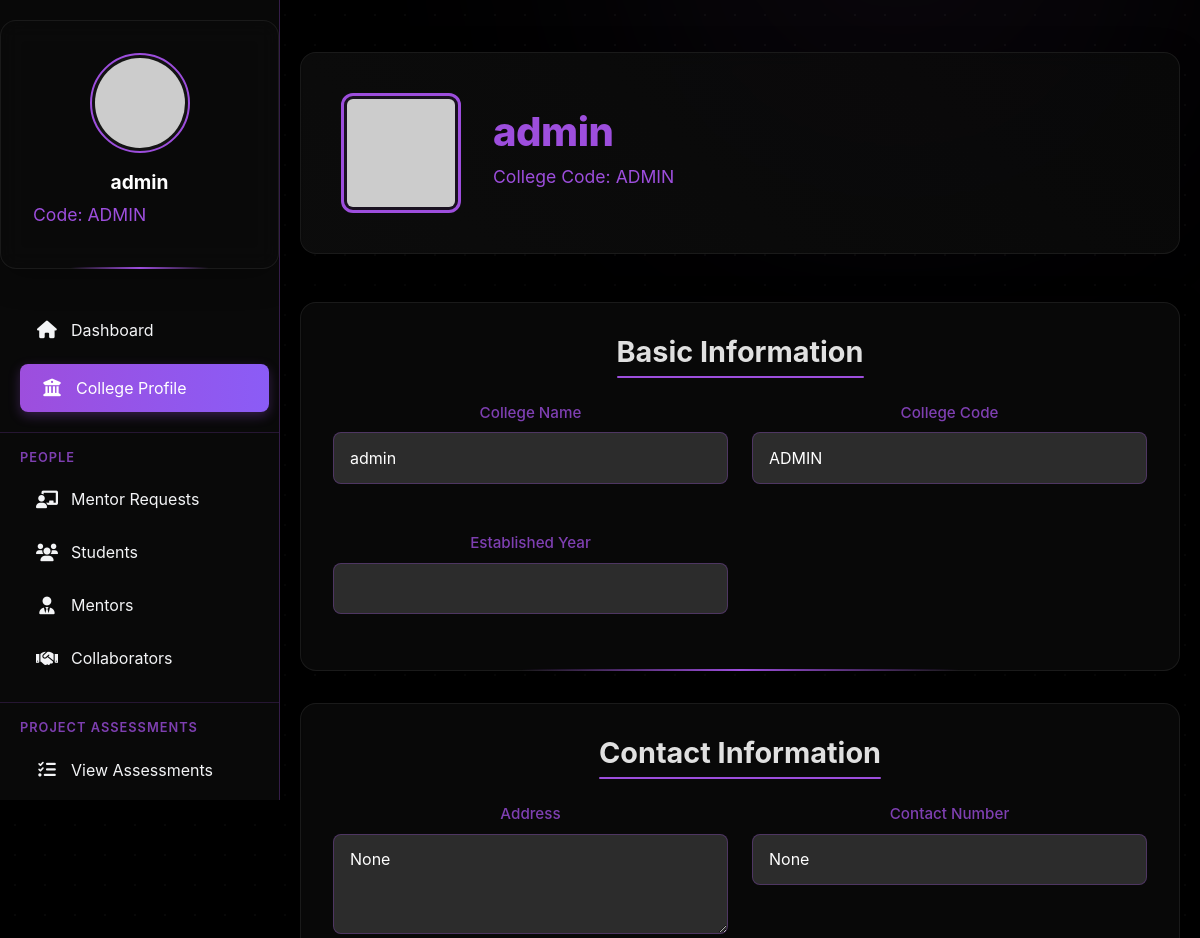
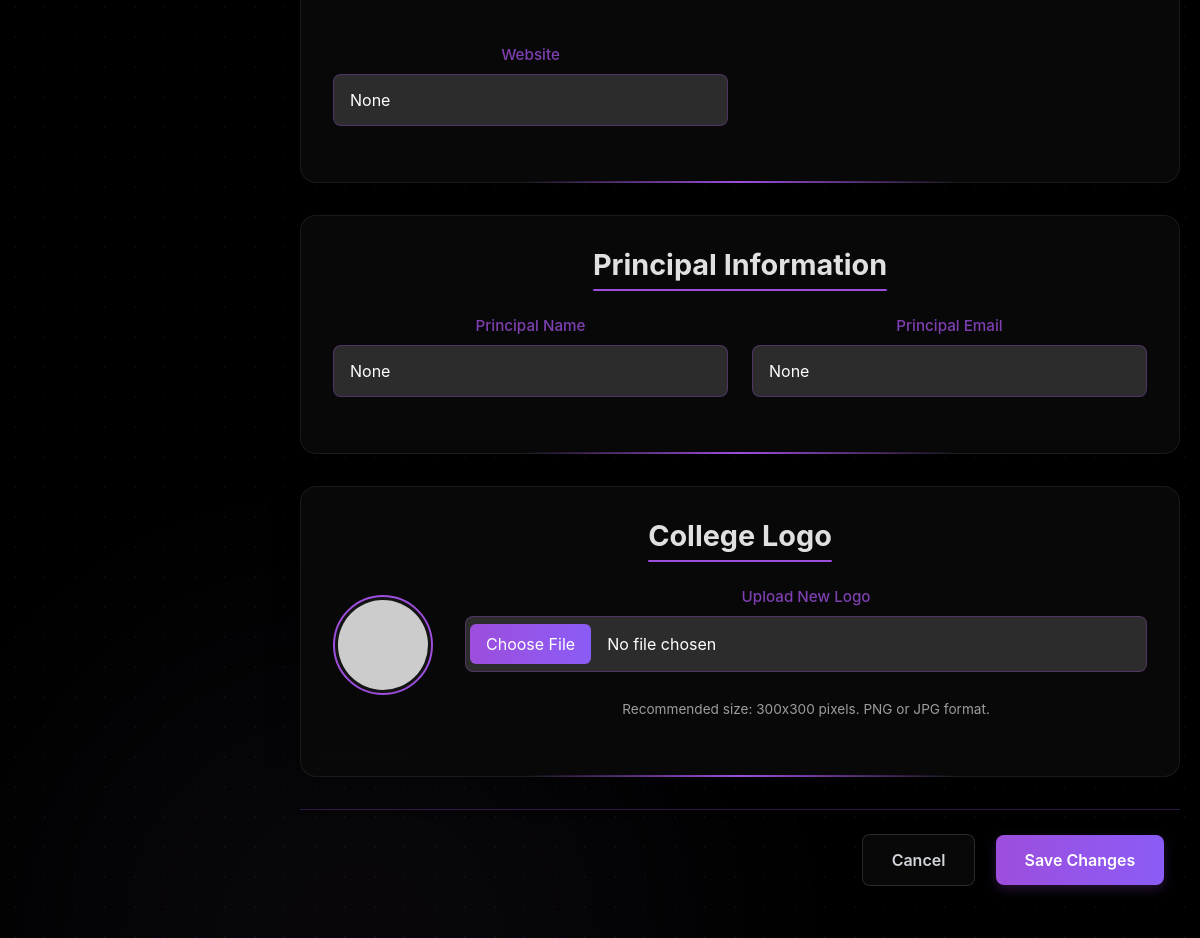
Screenshot of /college/profile/ (signed in) with the database file from the repository (2 pictures, top to bottom).
### college/models.py (models this page shows, shortened)
class CollegeProfile(models.Model):
    user = models.OneToOneField(User, on_delete=models.CASCADE)
    college_name = models.CharField(max_length=200, blank=True, null=True)
    college_code = models.CharField(max_length=50, blank=True, null=True)
    address = models.TextField(blank=True, null=True)
    contact_number = models.CharField(max_length=20, blank=True, null=True)
    website = models.URLField(blank=True, null=True)
    established_year = models.IntegerField(blank=True, null=True)
    principal_name = models.CharField(max_length=100, blank=True, null=True)
    principal_email = models.EmailField(blank=True, null=True)
    total_students = models.IntegerField(default=0)
    total_faculty = models.IntegerField(default=0)
    created_at = models.DateTimeField(auto_now_add=True)
    updated_at = models.DateTimeField(auto_now=True)

### college/views.py (the view, shortened to what this page needs)
# urls.py: path('profile/', views.college_profile, name='college_profile'),
@login_required
def college_profile(request):
    profile = CollegeProfile.objects.get(user=request.user)
    return render(request, 'college_profile.html', {'profile': profile})

### college/templates/college_profile.html (shortened to what this page needs)
{% extends 'college/base.html' %}
{% block content %}
<div class="profile-container">
    <div class="welcome-section">
        <img src="https://via.placeholder.com/120" alt="College Logo" class="college-logo" id="currentLogo">
        <div class="college-info">
            <h1><span>{{ profile.college_name }}</span></h1>
            <div class="college-code">College Code: {{ profile.college_code }}</div>
        </div>
    </div>
    <form method="POST" enctype="multipart/form-data">
        <div class="profile-section">
            <h2 class="section-title">Basic Information</h2>
            <div class="info-grid">
                <div class="form-group">
                    <label for="college_name" class="form-label">College Name</label>
                    <input type="text" id="college_name" name="college_name" class="form-control"
                           value="{{ profile.college_name }}" required>
                </div>
                <div class="form-group">
                    <label for="college_code" class="form-label">College Code</label>
                    <input type="text" id="college_code" name="college_code" class="form-control"
                           value="{{ profile.college_code }}" required>
                </div>
                <div class="form-group">
                    <label for="established_year" class="form-label">Established Year</label>
                    <input type="number" id="established_year" name="established_year" class="form-control"
                           value="{{ profile.established_year }}">
                </div>
            </div>
        </div>
        <div class="profile-section">
            <h2 class="section-title">Contact Information</h2>
            <div class="info-grid">
                <div class="form-group">
                    <label for="address" class="form-label">Address</label>
                    <textarea id="address" name="address" class="form-control"
                              rows="3">{{ profile.address }}</textarea>
                </div>
                <div class="form-group">
                    <label for="contact_number" class="form-label">Contact Number</label>
                    <input type="tel" id="contact_number" name="contact_number" class="form-control"
                           value="{{ profile.contact_number }}">
                </div>
                <div class="form-group">
                    <label for="website" class="form-label">Website</label>
                    <input type="url" id="website" name="website" class="form-control"
                           value="{{ profile.website }}" placeholder="https://example.com">
                </div>
            </div>
        </div>
        <div class="profile-section">
            <h2 class="section-title">Principal Information</h2>
            <div class="info-grid">
                <div class="form-group">
                    <label for="principal_name" class="form-label">Principal Name</label>
                    <input type="text" id="principal_name" name="principal_name" class="form-control"
                           value="{{ profile.principal_name }}">
                </div>
                <div class="form-group">
                    <label for="principal_email" class="form-label">Principal Email</label>
                    <input type="email" id="principal_email" name="principal_email" class="form-control"
                           value="{{ profile.principal_email }}">
                </div>
            </div>
        </div>
        <div class="profile-section">
            <h2 class="section-title">College Logo</h2>
            <div class="logo-upload">
                <img src="https://via.placeholder.com/120" alt="Current Logo" class="logo-preview" id="logoPreview">
                <div class="upload-controls">
                    <div class="form-group">
                        <label for="logo" class="form-label">Upload New Logo</label>
                        <input type="file" id="logo" name="logo" class="form-control" accept="image/*">
                    </div>
                    <small style="color: #9d9d9d; font-size: 0.85rem;">Recommended size: 300x300 pixels. PNG or JPG format.</small>
                </div>
            </div>
        </div>
        <div class="form-actions">
            <button type="button" class="btn btn-secondary" onclick="window.history.back()">Cancel</button>
            <button type="submit" class="btn btn-primary">Save Changes</button>
        </div>
    </form>
</div>
{% endblock %}

### college/templates/college/base.html (shortened to what this page needs)
<!DOCTYPE html>
<html lang="en">
<head>
    <link href="https://cdn.jsdelivr.net/npm/bootstrap@5.1.3/dist/css/bootstrap.min.css" rel="stylesheet">
    <link rel="stylesheet" href="https://cdnjs.cloudflare.com/ajax/libs/font-awesome/6.0.0/css/all.min.css">
</head>
<body>
    <div class="bg-elements">
        <div class="bg-gradient"></div>
        <div class="bg-gradient"></div>
        <div class="static-pattern"></div>
    </div>
    <div id="sidebar">
        <div class="profile-section">
            <img src="https://via.placeholder.com/100" alt="College Logo">
            <div class="college-name">{{ profile.college_name|default:"College Portal" }}</div>
            {% if profile.college_code %}
            <div class="college-code">Code: {{ profile.college_code }}</div>
            {% endif %}
        </div>
        <nav class="nav flex-column">
            <a class="nav-link {% if request.resolver_match.url_name == 'college_dashboard' %}active{% endif %}" href="{% url 'college_dashboard' %}">
                <i class="fas fa-home"></i> Dashboard
            </a>
            <a class="nav-link {% if request.resolver_match.url_name == 'college_profile' %}active{% endif %}" href="{% url 'college_profile' %}">
                <i class="fas fa-university"></i> College Profile
            </a>
            <div class="nav-section">
                <div class="nav-section-title">People</div>
                <div class="nav-item">
                    <a class="nav-link {% if 'mentor-requests' in request.path %}active{% endif %}" href="{% url 'mentor_requests' %}">
                        <i class="fas fa-chalkboard-teacher"></i> Mentor Requests
                    </a>
                </div>
                <a class="nav-link {% if request.resolver_match.url_name == 'registered_students' %}active{% endif %}" href="{% url 'registered_students' %}">
                    <i class="fas fa-users"></i> Students
                </a>
                <a class="nav-link {% if request.resolver_match.url_name == 'registered_mentors' %}active{% endif %}" href="{% url 'registered_mentors' %}">
                    <i class="fas fa-user-tie"></i> Mentors
                </a>
                <a class="nav-link {% if request.resolver_match.url_name == 'college_view_collaborators' %}active{% endif %}" href="{% url 'college_view_collaborators' %}">
                    <i class="fas fa-handshake"></i> Collaborators
                </a>
            </div>
            <div class="nav-section">
                <div class="nav-section-title">Project Assessments</div>
                <a class="nav-link {% if request.resolver_match.url_name == 'project_assessment_list' %}active{% endif %}" href="{% url 'project_assessment_list' %}">
                    <i class="fas fa-tasks"></i> View Assessments
                </a>
                <a class="nav-link {% if request.resolver_match.url_name == 'add_project_assessment' %}active{% endif %}" href="{% url 'add_project_assessment' %}">
                </a>
            </div>
        </nav>
    </div>
    <div id="content">
        {% block content %}{% endblock %}
    </div>
</body>
</html>

### college/templates/college/base.html (style rules this page uses)
:root { --primary: #9d4edd; --primary-hover: #8b5cf6; --primary-light: rgba(157, 78, 221, 0.2); --text-light: #F3F4F6; --text-secondary: #D1D5DB; --sidebar-width: 280px; --sidebar-bg: rgba(10, 10, 10, 0.9); --card-bg: rgba(30, 30, 30, 0.5); --card-border: rgba(157, 78, 221, 0.3); }
body { background-color: #000000; min-height: 100vh; margin: 0; color: var(--text-light); font-family: 'Inter', sans-serif; overflow-x: hidden; position: relative; }
.bg-elements { position: fixed; top: 0; left: 0; width: 100%; height: 100%; z-index: -1; overflow: hidden; }
.bg-gradient { position: absolute; width: 30rem; height: 30rem; border-radius: 50%; filter: blur(10rem); z-index: -1; opacity: 0.4; }
.bg-gradient:nth-child(1) { top: -15%; right: 5%; background: rgba(157, 78, 221, 0.15); }
.bg-gradient:nth-child(2) { bottom: -15%; left: 10%; background: rgba(139, 92, 246, 0.15); }
.static-pattern { position: absolute; top: 0; left: 0; width: 100%; height: 100%; opacity: 0.1; z-index: -1; background-image: radial-gradient(#555555 1px, transparent 1px); background-size: 30px 30px; }
#sidebar { width: var(--sidebar-width); background: var(--sidebar-bg); backdrop-filter: blur(15px); border-right: 1px solid var(--card-border); height: 100vh; position: fixed; top: 0; left: 0; padding-top: 20px; z-index: 100; transition: all 0.3s ease; box-shadow: 0 0 20px rgba(0, 0, 0, 0.3); overflow-y: auto; }
#content { margin-left: var(--sidebar-width); padding: 20px; position: relative; z-index: 1; min-height: 100vh; }
.nav-link { color: var(--text-light); padding: 12px 20px; transition: all 0.3s; border-radius: 8px; margin: 5px 15px; display: flex; align-items: center; position: relative; overflow: hidden; }
.nav-link::before { content: ''; position: absolute; top: 0; left: 0; width: 0; height: 100%; background: linear-gradient(90deg, var(--primary-light), transparent); transition: width 0.3s ease; z-index: -1; }
.nav-link.active { background: linear-gradient(90deg, var(--primary), var(--primary-hover)); color: white; box-shadow: 0 4px 12px rgba(157, 78, 221, 0.3); transform: translateX(5px); }
.nav-link i { margin-right: 12px; font-size: 1.1rem; width: 24px; text-align: center; }
.profile-section { text-align: center; padding: 30px 20px; border-bottom: 1px solid rgba(157, 78, 221, 0.3); margin-bottom: 20px; position: relative; background: rgba(10, 10, 10, 0.6); backdrop-filter: blur(5px); }
.profile-section::after { content: ''; position: absolute; bottom: -1px; left: 50%; transform: translateX(-50%); width: 50%; height: 2px; background: linear-gradient(90deg, transparent, var(--primary), transparent); }
.profile-section img { width: 100px; height: 100px; border-radius: 50%; margin-bottom: 15px; border: 2px solid var(--primary); padding: 3px; background: rgba(30, 30, 30, 0.5); transition: transform 0.3s ease, box-shadow 0.3s ease; object-fit: cover; }
.college-name { color: white; font-weight: bold; margin-bottom: 5px; font-size: 1.2rem; }
.college-code { color: var(--primary); font-size: 0.9rem; opacity: 0.9; }
.nav-item { position: relative; }
.nav-section { margin-top: 15px; padding-top: 15px; border-top: 1px solid rgba(157, 78, 221, 0.2); }
.nav-section-title { font-size: 0.8rem; text-transform: uppercase; letter-spacing: 1px; color: #9d4edd; padding: 0 20px; margin-bottom: 8px; font-weight: 600; opacity: 0.8; }

### rows the page displays
CollegeProfile: college_name "admin", college_code "ADMIN", address "None", contact_number "None", website "None", principal_name "None", principal_email "None"
